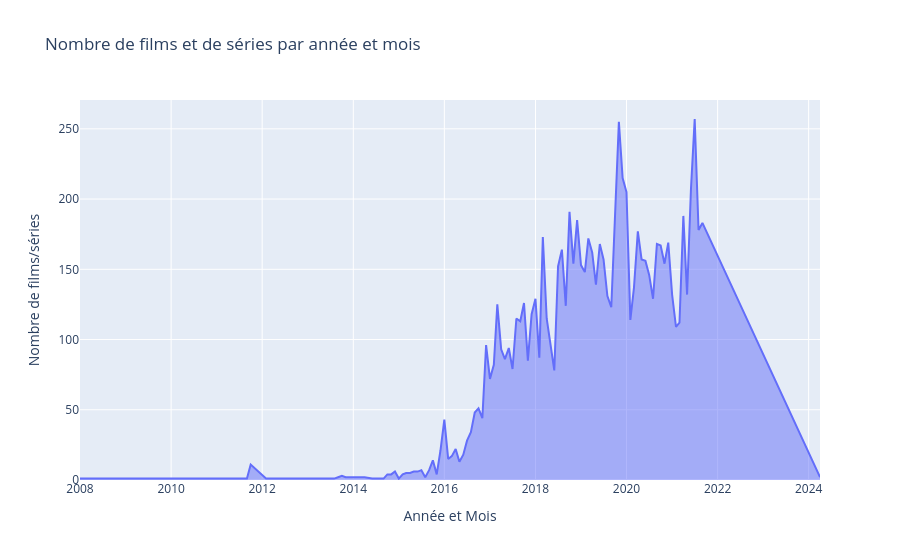

This figure's notebook cell:
### Code cell
# Créer un graphique en aires pour visualiser le nombre de films et séries ajoutés par année et mois

netflix['year_month'] = pd.to_datetime(netflix['date_added']).dt.to_period('M').astype('str')
sorties_par_year_month = netflix['year_month'].value_counts().reset_index()
sorties_par_year_month = sorties_par_year_month.sort_values('year_month')

fig = px.area(sorties_par_year_month, x='year_month', y='count', title = 'Nombre de films et de séries par année et mois')
fig.update_layout(xaxis_title = 'Année et Mois', yaxis_title = 'Nombre de films/séries')
fig.show()

### Figure 1 — Plotly figure (JSON) as saved in the notebook; plotly's stock layout.template omitted (floating-point values rounded to 4 significant figures)
{"data": [{"fillpattern": {"shape": ""}, "hovertemplate": "year_month=%{x}<br>count=%{y}<extra></extra>", "legendgroup": "", "line": {"color": "#636efa"}, "marker": {"symbol": "circle"}, "mode": "lines", "name": "", "orientation": "v", "showlegend": false, "stackgroup": "1", "type": "scatter", "x": ["2008-01", "2008-02", "2009-05", "2009-11", "2010-11", "2011-05", "2011-09", "2011-10", "2012-02", "2012-11", "2012-12", "2013-03", "2013-08", "2013-09", "2013-10", "2013-11", "2013-12", "2014-01", "2014-02", "2014-04", "2014-06", "2014-07", "2014-08", "2014-09", "2014-10", "2014-11", "2014-12", "2015-01", "2015-02", "2015-03", "2015-04", "2015-05", "2015-06", "2015-07", "2015-08", "2015-09", "2015-10", "2015-11", "2015-12", "2016-01", "2016-02", "2016-03", "2016-04", "2016-05", "2016-06", "2016-07", "2016-08", "2016-09", "2016-10", "2016-11", "2016-12", "2017-01", "2017-02", "2017-03", "2017-04", "2017-05", "2017-06", "2017-07", "2017-08", "2017-09", "2017-10", "2017-11", "2017-12", "2018-01", "2018-02", "2018-03", "2018-04", "2018-05", "2018-06", "2018-07", "2018-08", "2018-09", "2018-10", "2018-11", "2018-12", "2019-01", "2019-02", "2019-03", "2019-04", "2019-05", "2019-06", "2019-07", "2019-08", "2019-09", "2019-10", "2019-11", "2019-12", "2020-01", "2020-02", "2020-03", "2020-04", "2020-05", "2020-06", "2020-07", "2020-08", "2020-09", "2020-10", "2020-11", "2020-12", "2021-01", "2021-02", "2021-03", "2021-04", "2021-05", "2021-06", "2021-07", "2021-08", "2021-09", "2024-04", "NaT"], "xaxis": "x", "y": [1, 1, 1, 1, 1, 1, 1, 11, 1, 1, 1, 1, 1, 2, 3, 2, 2, 2, 2, 2, 1, 1, 1, 1, 4, 4, 6, 1, 4, 5, 5, 6, 6, 7, 2, 7, 14, 4, 21, 43, 15, 17, 22, 13, 18, 28, 34, 48, 51, 44, 96, 72, 82, 125, 93, 86, 94, 79, 115, 113, 126, 85, 118, 129, 87, 173, 115, 97, 78, 152, 164, 124, 191, 154, 185, 153, 148, 172, 162, 139, 168, 157, 131, 123, 193, 255, 215, 205, 114, 137, 177, 157, 156, 146, 129, 168, 167, 154, 169, 132, 109, 112, 188, 132, 207, 257, 178, 183, 2, 10], "yaxis": "y"}], "layout": {"legend": {"tracegroupgap": 0}, "title": {"text": "Nombre de films et de séries par année et mois"}, "xaxis": {"anchor": "y", "domain": [0, 1], "title": {"text": "Année et Mois"}}, "yaxis": {"anchor": "x", "domain": [0, 1], "title": {"text": "Nombre de films/séries"}}}}
